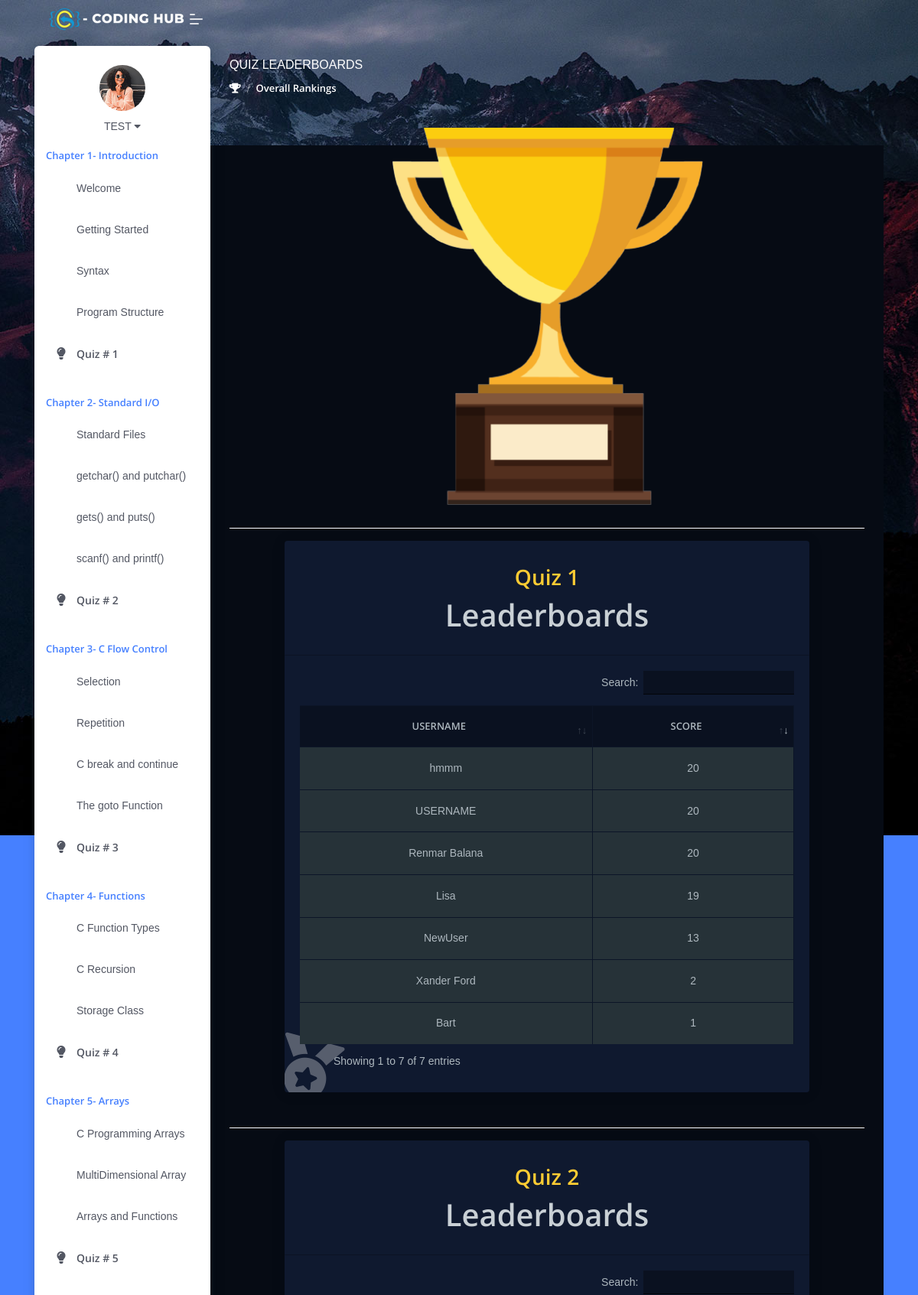
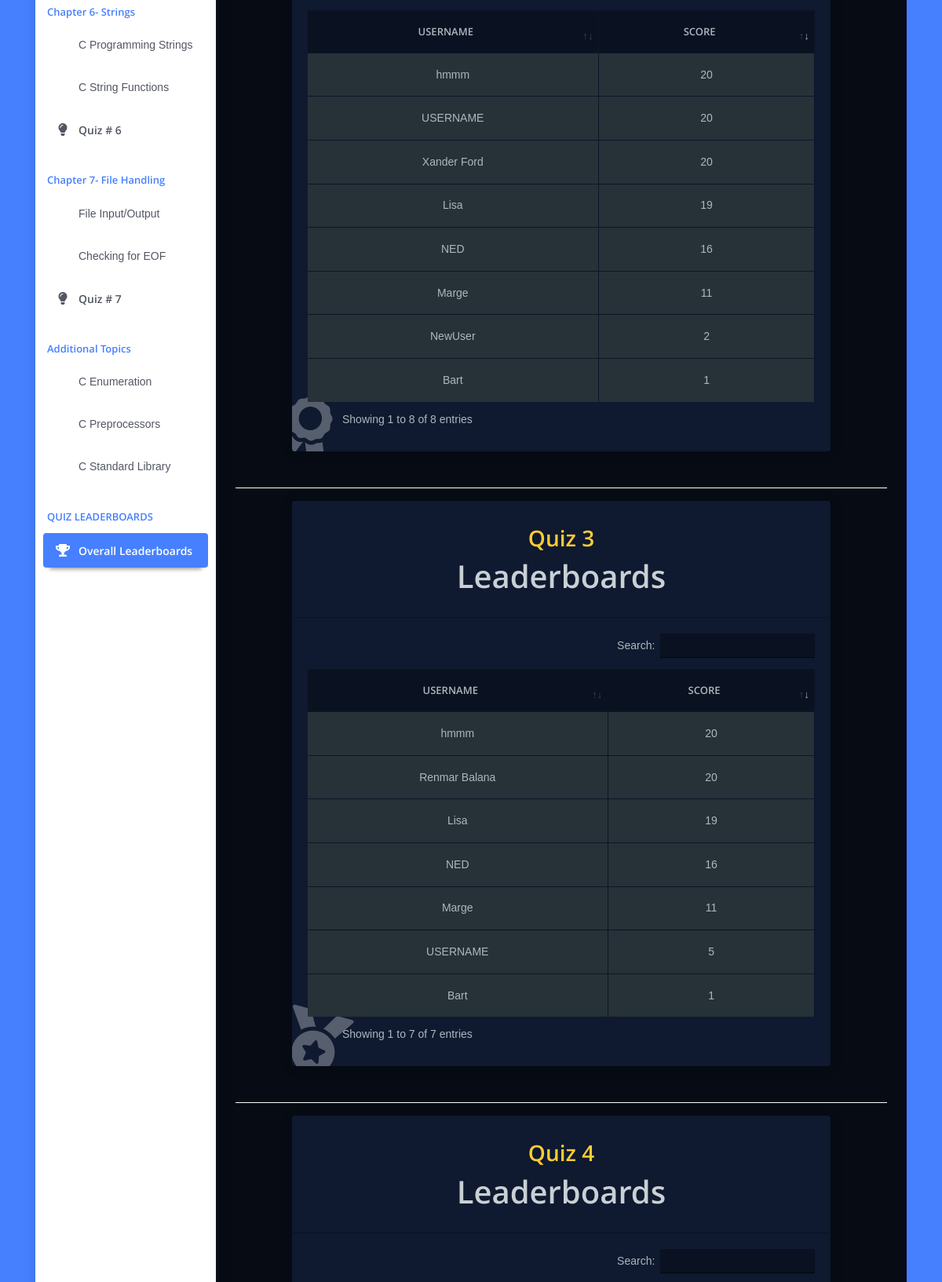
The app's page /content/leaderboards.php (signed in, upper part) with its own data (2 pictures, top to bottom).
### tables this page shows
CREATE TABLE `quiz_1` (
  `id` int(11) NOT NULL,
  `user` varchar(40) NOT NULL,
  `score` smallint(2) NOT NULL,
  `max` tinyint(2) NOT NULL DEFAULT 20
);

CREATE TABLE `quiz_2` (
  `id` int(11) NOT NULL,
  `user` varchar(40) NOT NULL,
  `score` smallint(2) NOT NULL,
  `max` tinyint(2) NOT NULL DEFAULT 20
);

CREATE TABLE `quiz_3` (
  `id` int(11) NOT NULL,
  `user` varchar(40) NOT NULL,
  `score` smallint(2) NOT NULL,
  `max` tinyint(2) NOT NULL DEFAULT 20
);

### content/leaderboards.php (the view, shortened to what the rows shown need)
<!DOCTYPE html>
<html lang="en">
<head>
    <link rel="stylesheet" href="assets/css/plugins/prism-coy.css">
    <link rel="stylesheet" href="assets/css/plugins/dataTables.bootstrap4.min.css">
    <link rel="stylesheet" href="assets/css/style.css">
    <link rel="stylesheet" href="assets/css/own-styles.css">
    <link href="assets/confetti/jquery.vnm.confettiButton.css" rel="stylesheet">
    <link rel="stylesheet" href="assets/css/layout-dark.css">
</head>
<body class="background-img-4 container box-layout">
    <div class="pcoded-main-container">
        <div class="pcoded-content">
        <div class="row text-center">
            <div class="col-sm-10 mx-auto">
                <div class="card widget-visitor-card">
                    <div class="card-header conf-head btn">
                        <h1>Leaderboards</h1>
                    </div>
                    <div class="card-body">
                        <div class="dt-responsive table-responsive ">
                            <table id="leaderboard1" class="table table-hover table-bordered nowrap text-center table-hover table-dark" >
                                <thead>
                                    <tr>
                                        <th class="bg-light">Username</th>
                                        <th class="bg-light">Score</th>
                                    </tr>
                                </thead>
                                <tbody>
                                    <?php
                                        require_once 'assets/quiz/db.php';
                                        $con=mysqli_connect($servername, $user, $pass, $database);
                                        $result = mysqli_query($con,"SELECT * FROM quiz_1");
                                        while($row = mysqli_fetch_array($result))
                                        {
                                        if($row['id'] == $_SESSION['id']){
                                        echo '<tr class="table-active">';
                                            }else{
                                        echo "<tr>";
                                            }
                                            echo "<td>" . $row['user'] . "</td>";
                                            echo "<td>" . $row['score'] . "</td>";
                                        echo "</tr>";
                                        }
                                    ?>
                                </tbody>
                            </table>
                        </div>
                    </div>
                </div>
            </div>
        </div>
        <div class="row text-center">
            <div class="col-sm-10 mx-auto">
                <div class="card widget-visitor-card">
                    <div class="card-header conf-head btn">
                        <h1> Leaderboards</h1>
                    </div>
                    <div class="card-body">
                        <div class="dt-responsive table-responsive ">
                            <table id="leaderboard2" class="table table-hover table-bordered nowrap text-center table-hover table-dark" >
                                <thead>
                                    <tr>
                                        <th class="bg-light">Username</th>
                                        <th class="bg-light">Score</th>
                                    </tr>
                                </thead>
                                <tbody>
                                    <?php
                                        $con=mysqli_connect($servername, $user, $pass, $database);
                                        $result = mysqli_query($con,"SELECT * FROM quiz_2");
                                        while($row = mysqli_fetch_array($result))
                                        {
                                        if($row['id'] == $_SESSION['id']){
                                        echo '<tr class="table-active">';
                                            }else{
                                        echo "<tr>";
                                            }
                                            echo "<td>" . $row['user'] . "</td>";
                                            echo "<td>" . $row['score'] . "</td>";
                                        echo "</tr>";
                                        }
                                    ?>
                                </tbody>
                            </table>
                        </div>
                    </div>
                </div>
            </div>
        </div>
        <div class="row text-center">
            <div class="col-sm-10 mx-auto">
                <div class="card widget-visitor-card">
                    <div class="card-header conf-head btn">
                        <h1>Leaderboards</h1>
                    </div>
                    <div class="card-body">
                        <div class="dt-responsive table-responsive ">
                            <table id="leaderboard3" class="table table-hover table-bordered nowrap text-center table-hover table-dark" >
                                <thead>
                                    <tr>
                                        <th class="bg-light">Username</th>
                                        <th class="bg-light">Score</th>
                                    </tr>
                                </thead>
                                <tbody>
                                    <?php
                                        $con=mysqli_connect($servername, $user, $pass, $database);
                                        $result = mysqli_query($con,"SELECT * FROM quiz_3");
                                        while($row = mysqli_fetch_array($result))
                                        {
                                        if($row['id'] == $_SESSION['id']){
                                        echo '<tr class="table-active">';
                                            }else{
                                        echo "<tr>";
                                            }
                                            echo "<td>" . $row['user'] . "</td>";
                                            echo "<td>" . $row['score'] . "</td>";
                                        echo "</tr>";
                                        }
                                    ?>
                                </tbody>
                            </table>
                        </div>
                    </div>
                </div>
            </div>
        </div>
        <div class="row text-center">
            <div class="col-sm-10 mx-auto">
                <div class="card widget-visitor-card">
                    <div class="card-header conf-head btn">
                        <h1>Leaderboards</h1>
                    </div>
                </div>
            </div>
        </div>
            </div>
    </div>
</body>
</html>

### records on screen
quiz_1: user "Lisa", score "19"
quiz_1: user "hmmm", score "20"
quiz_1: user "Bart", score "1"
quiz_1: user "USERNAME", score "20"
quiz_1: user "NewUser", score "13"
quiz_1: user "Xander Ford", score "2"
quiz_1: user "Renmar Balana", score "20"
quiz_2: user "Lisa", score "19"
quiz_2: user "hmmm", score "20"
quiz_2: user "Bart", score "1"
quiz_2: user "NED", score "16"
quiz_2: user "Marge", score "11"
quiz_2: user "USERNAME", score "20"
quiz_2: user "NewUser", score "2"
quiz_2: user "Xander Ford", score "20"
quiz_3: user "Lisa", score "19"
quiz_3: user "hmmm", score "20"
quiz_3: user "Bart", score "1"
quiz_3: user "NED", score "16"
quiz_3: user "Marge", score "11"
quiz_3: user "USERNAME", score "5"
quiz_3: user "Renmar Balana", score "20"

### other values on screen
$_SESSION['username'] "TEST"
